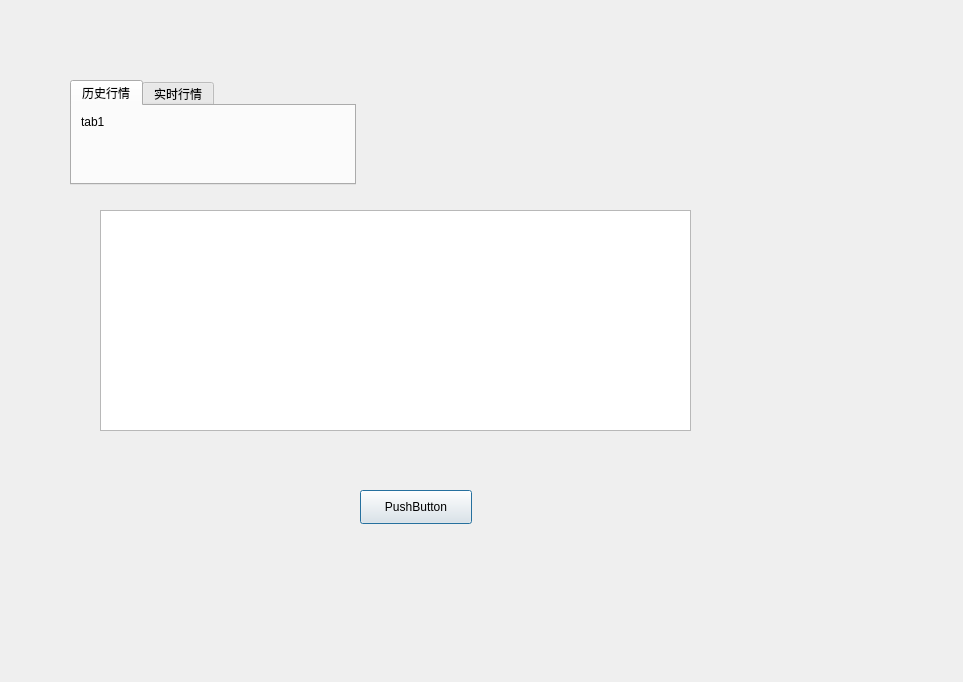
<?xml version="1.0" encoding="UTF-8"?>
<ui version="4.0">
 <class>Dialog</class>
 <widget class="QDialog" name="Dialog">
  <property name="geometry">
   <rect>
    <x>0</x>
    <y>0</y>
    <width>963</width>
    <height>682</height>
   </rect>
  </property>
  <property name="windowTitle">
   <string>Dialog</string>
  </property>
  <widget class="QTabWidget" name="tabWidget">
   <property name="geometry">
    <rect>
     <x>70</x>
     <y>80</y>
     <width>286</width>
     <height>105</height>
    </rect>
   </property>
   <property name="currentIndex">
    <number>0</number>
   </property>
   <widget class="QWidget" name="tab">
    <attribute name="title">
     <string>历史行情</string>
    </attribute>
    <layout class="QFormLayout" name="formLayout_2">
     <item row="0" column="0">
      <widget class="QLabel" name="label">
       <property name="text">
        <string>tab1</string>
       </property>
      </widget>
     </item>
    </layout>
   </widget>
   <widget class="QWidget" name="tab_2">
    <attribute name="title">
     <string>实时行情</string>
    </attribute>
    <layout class="QFormLayout" name="formLayout">
     <item row="0" column="0">
      <layout class="QVBoxLayout" name="verticalLayout">
       <item>
        <widget class="QLabel" name="label_2">
         <property name="text">
          <string>感觉tabWidget可以替代菜单了</string>
         </property>
        </widget>
       </item>
       <item>
        <widget class="QLabel" name="label_3">
         <property name="text">
          <string>TextLabel</string>
         </property>
        </widget>
       </item>
      </layout>
     </item>
    </layout>
   </widget>
  </widget>
  <widget class="QTextBrowser" name="textBrowser">
   <property name="geometry">
    <rect>
     <x>100</x>
     <y>210</y>
     <width>591</width>
     <height>221</height>
    </rect>
   </property>
  </widget>
  <widget class="QPushButton" name="pushButton">
   <property name="geometry">
    <rect>
     <x>360</x>
     <y>490</y>
     <width>112</width>
     <height>34</height>
    </rect>
   </property>
   <property name="text">
    <string>PushButton</string>
   </property>
  </widget>
 </widget>
 <resources/>
 <connections/>
</ui>
